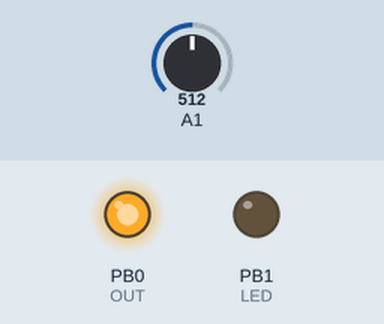
The sketch below on a simulated ATtiny85, built with avr-gcc and run on an emulated ATtiny85. Shown: output pins drawn as LEDs (lit = HIGH). The test bench sets the inputs (shaded band); at power-on: A1 = 512.

Above: at 1.2 s.
1.3 s: A1 set to 568
2.8 s: A1 set to 593
At 3.8 s:
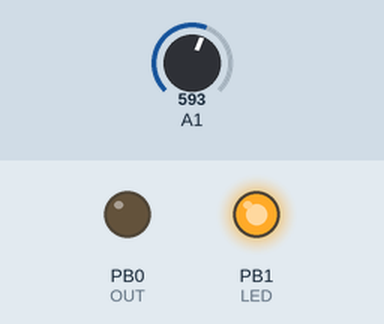
4.3 s: A1 set to 560
5.8 s: A1 set to 528
At 6.1 s:
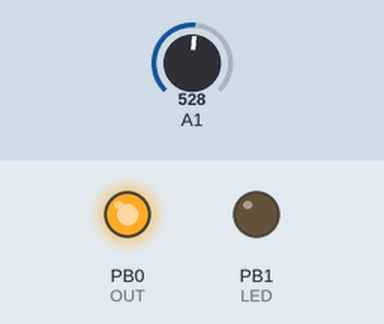
7.3 s: A1 set to 716
At 8.5 s:
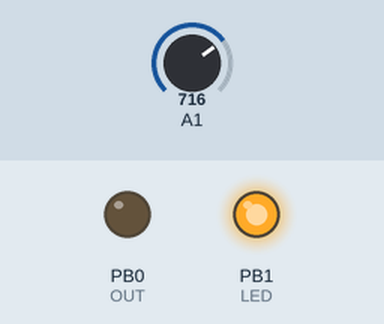
Timing chart, 0 to 9.8 s (numbered marks = the images above; inputs shaded):
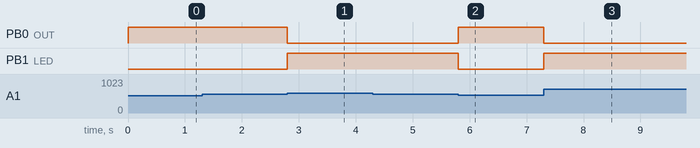

Measured:
- the behaviour switches between 574 and 575 on A1 (found by bisection; images 0 and 1)
- the behaviour switches between 543 and 542 on A1 (found by bisection; images 1 and 2)
- after the input at 1.3 s, every drawn part: stays the same
- after the input at 2.8 s, PB0 (OUT): HIGH → LOW at once; PB1 (LED): LOW → HIGH at once
- after the input at 4.3 s, every drawn part: stays the same
- after the input at 5.8 s, PB0 (OUT): LOW → HIGH at once; PB1 (LED): HIGH → LOW at once
- after the input at 7.3 s, PB0 (OUT): HIGH → LOW at once; PB1 (LED): LOW → HIGH at once

The sketch:

AutoFSRFast.ino
```cpp
/*

  Auto Tuning FSR Trigger for ATtiny85 and AdaFruit Trinket

  Author: Wing Tang Wong
  GitHub: https://github.com/WingTangWong/AutoTuningFSRTrigger/ATTINY85_TRINKET_FSR

  Description:

  Stripped down sketch to improve response time. No functions other than setup() and loop().

  Calibrates on start, determines trigger and recovery levels.

  Main loop just reads from ADC on one pin and triggers/recovers as the value dictates.

  Should be able to flip output on triggering event in under 1ms.

*/

/*
  Output pins
  ==================================================

  Note:
    For NC(Normally Connected) hookup, wire DIO 0 out to the endstop signal.
    For NO(Normally Open) hookup, wire DIO 1 out to the enstop signal.

    The two are basically reverses of each other. A bi-color LED placed between DIO
    pins 0 and 1 will toggle colors. 2 reversed LED(s) will achieve the same effect.
*/

int OUT = 0; // OUTPUT pin
int LED = 1; // LED pin

/*
  FSR's analog pin number and the digital pin number
  ==================================================
*/

int FSR  = 1; // FSR ADC pin
int FSRD = 2; // FSR ADC pin's Digital pin number

/*
  Misc variables for indexs and dump values
  ==================================================
*/

int value, reading, idx, noise;


/*
  Calibration and other values
  ==================================================
*/

unsigned int samples=20;

long fsrReading, fsrValue;
float fsrAverage , fsrTriggerLevel, fsrRecoveryLevel, fsrNoise;

// Default adjust levels. Tune as required.
float fsrRecoveryAdjust = 10;    // adjustment
float fsrTriggerAdjust  = 1.1;  // Multiplication factor

void setup() {

  // Setup Output Pin
  pinMode( OUT , OUTPUT );
  digitalWrite( OUT, LOW );

  // Setup LED pin
  pinMode( LED, OUTPUT );
  digitalWrite( LED, LOW );

  // Setup FSR pin
  pinMode( FSRD, INPUT );
  digitalWrite( FSRD, LOW );

  // Perform the first FSR read. This one takes longer than the rest.
  value = analogRead( FSR );

  // Calibration

  // Prime with a value
  fsrAverage = analogRead( FSR );
  fsrAverage = analogRead( FSR );

  fsrTriggerLevel=2000;
  fsrTriggerLevel=2000;

  while ( ( ( fsrTriggerLevel - fsrAverage ) > 150 ) || ( ( fsrRecoveryLevel - fsrAverage) > 150 ) ) {

  for( idx=0; idx < samples ; idx++ ) {
    reading = analogRead( FSR );
    fsrAverage = ( fsrAverage + reading )  / 2.00;
  };

  // Triggering should be above the average and noise level, along with the trigger adjust.
  fsrTriggerLevel = ( fsrAverage + fsrRecoveryAdjust )  * fsrTriggerAdjust ;

  // Recovery should be at a point between the trigger level and the average reading level.
  fsrRecoveryLevel = fsrAverage + ( ( fsrTriggerLevel - fsrAverage ) / 3.0) + fsrRecoveryAdjust;

  };

  // All ready? Okay, set the output pin high
  digitalWrite( OUT, HIGH );

};


// the loop routine runs over and over again forever:
void loop() {
  // Take a reading!
  fsrValue = analogRead( FSR );

  // Did we trigger?
  if ( fsrValue > fsrTriggerLevel ) {
    digitalWrite( OUT, LOW );
    digitalWrite( LED, HIGH );
  };

  // Did we recover?
  if ( fsrValue < fsrRecoveryLevel ) {
    digitalWrite( LED, LOW );
    digitalWrite( OUT, HIGH );
  };
};
```
